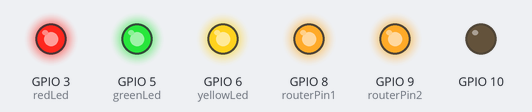
Simulated run of this sketch. Board: ESP32-S3. Parts: output pins drawn as LEDs (lit = HIGH). WiFi joins after 1.5 s; servers stay silent unless stated; uploads are accepted with an empty reply; storage starts empty.

Above: at 0.1 s.
At 1.0 s:
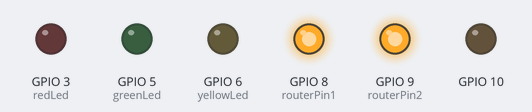
At 4.6 s:
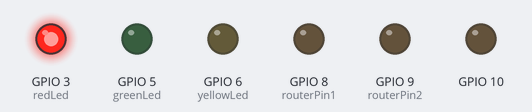
At 34.6 s:
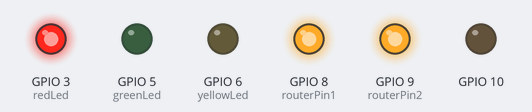
At 74.83 s:
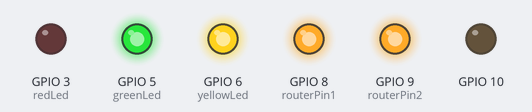
At 126.0 s:
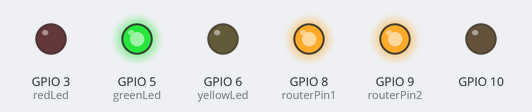
Timing chart, 0 to 127.5 s (numbered marks = the images above):
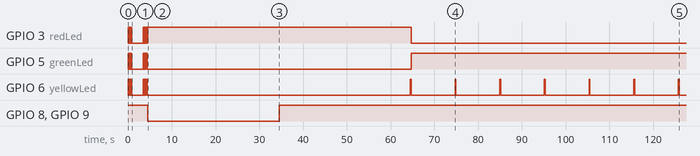

Measured:
- by itself, GPIO 3 (redLed): goes 4 × (LOW 0.10 s, HIGH 0.10 s), LOW 2.6 s, 5 × (HIGH 0.10 s, LOW 0.10 s), HIGH 60.2 s, then LOW
- by itself, GPIO 5 (greenLed): goes 4 × (LOW 0.10 s, HIGH 0.10 s), LOW 2.6 s, 4 × (HIGH 0.10 s, LOW 0.10 s), HIGH 0.10 s, LOW 60.3 s, then HIGH
- by itself, GPIO 6 (yellowLed): HIGH → LOW at 0.10 s, → HIGH 0.10 s later, → LOW 0.10 s later, → HIGH 0.10 s later, … (33 changes in this stretch)
- by itself, GPIO 8 (routerPin1), GPIO 9 (routerPin2): HIGH → LOW at 4.5 s, → HIGH 30.0 s later

The sketch:

RouterReset_shield.ino
```cpp
/*** RouterReset: test if internet is working; if not, reset router
 *
 * Karlduino, Dec 2013
 *
 * Parts taken from Arduino wifi examples:
 *   WifiWebClient by dlf, srl, and Tom Igoe
 *   WifiUdpNtpClient by Michael Margolis and Tom Igoe
 *   SD/Datalogger by Tom Igoe
 *
 ***/

#include <stdio.h>
#include <SPI.h>
#include <WiFi.h>
#include <WiFiUdp.h>
#include <Time.h>
#include <SD.h>

// private info [made generic here]
char ssid[] = "SSID";
char pass[] = "password";
// end of private info

char server[] = "www.google.com";
//IPAddress server(74,125,225,113); // numeric IP for Google
//IPAddress server(192, 168, 1, 155); // numeric IP that doesn't work

WiFiClient client;

// checking connection
unsigned long lastConnectionTime = 0;
#define postingInterval 10000
boolean canConnect = false;
boolean canConnect_prev = false;

// setting time
#define TIMEZONE -6           // central standard time
//#define TIMEZONE -5         // central daylight time
IPAddress timeServer(129, 6, 15, 28); // time.nist.gov NTP server
#define NTP_PACKET_SIZE 48
byte packetBuffer[NTP_PACKET_SIZE];
WiFiUDP Udp;
char time_as_string[] = "12/20/1969 00:00:00";
unsigned long time_lastchange = 0;
unsigned long time_now;

// LED pins
#define redLed          3
#define greenLed        5
#define yellowLed       6
#define routerPin1      8
#define routerPin2      9
#define resetRouterTime 30000

// SD card
#define chipSelect 4
File logfile;

void setup() {
  // Initial LEDs
  pinMode(redLed, OUTPUT);
  pinMode(greenLed, OUTPUT);
  pinMode(yellowLed, OUTPUT);
  pinMode(routerPin1, OUTPUT);
  pinMode(routerPin2, OUTPUT);
  digitalWrite(routerPin1, HIGH);
  digitalWrite(routerPin2, HIGH);

  flash_3leds(redLed, greenLed, yellowLed, 5, 100);

  // check for the presence of the shield:
  if (WiFi.status() == WL_NO_SHIELD) {
    while (true); // stop
  }

  String fv = WiFi.firmwareVersion();

  // attempt to connect to Wifi network:
  while (WiFi.begin(ssid, pass) != WL_CONNECTED) delay(1000);
  Udp.begin(2390);

  sendNTPpacket(timeServer); // send an NTP packet to a time server
  delay(500);
  if( Udp.parsePacket() ) get_and_set_time();

  // setup SD card and log file
  pinMode(10, OUTPUT);
  while(!SD.begin(chipSelect)) flash_3leds(redLed, greenLed, yellowLed, 5, 400);
  char filename[] = "wifi_log.txt";
  logfile = SD.open(filename, FILE_WRITE);
  time_to_string(now(), time_as_string);
  logfile.print("\nStart up - ");
  logfile.println(time_as_string);
  logfile.flush();

  flash_3leds(redLed, greenLed, yellowLed, 5, 100);
}

void loop() {
  // if there are incoming bytes available
  // from the server, read them and print them:
  while (client.available()) {
    client.stop();
  }

  if(!client.connected() && (millis() - lastConnectionTime > postingInterval)) {
    digitalWrite(yellowLed, HIGH);
    connect_to_server();
    digitalWrite(yellowLed, LOW);
  }

  if(canConnect) {
    digitalWrite(greenLed, HIGH);
    digitalWrite(redLed, LOW);
  }
  else {
    digitalWrite(greenLed, LOW);
    digitalWrite(redLed, HIGH);

    resetRouter();
  }

  // log change in connection status
  if(canConnect != canConnect_prev) {
    time_now = now();
    time_to_string(time_now, time_as_string);
    logfile.print(time_as_string);
    logfile.print(" - ");
    if(!canConnect) logfile.print("not ");
    logfile.println("connected");
    logfile.flush();

    if(time_lastchange) {
      logfile.print("Minutes elapsed: ");
      logfile.print((time_now - time_lastchange) / 60);
      logfile.print(":");
      logfile.println((time_now - time_lastchange) % 60);
    }
    time_lastchange = time_now;

    canConnect_prev = canConnect;
  }
}

void connect_to_server(void) {
  if (client.connect(server, 80)) {
    canConnect = true;
    client.println("GET /search?q=arduino HTTP/1.1");
    client.println("Host: www.google.com");
    client.println("Connection: close");
    client.println();
  }
  else {
    client.stop();
    canConnect = false;
  }
  lastConnectionTime=millis();
}


void flash_3leds(int pin1, int pin2, int pin3, int number, int time)
{
  int i, j;
  int pins[] = {pin1, pin2, pin3};

  for(i=0; i<number; i++) {
    for(j=0; j<3; j++)
      digitalWrite(pins[j], HIGH);
    delay(time);
    for(j=0; j<3; j++)
      digitalWrite(pins[j], LOW);
    delay(time);
  }
}

// send an NTP request to the time server
unsigned long sendNTPpacket(IPAddress& address)
{
  memset(packetBuffer, 0, NTP_PACKET_SIZE);
  packetBuffer[0] = 0b11100011;
  packetBuffer[1] = 0;
  packetBuffer[2] = 6;
  packetBuffer[3] = 0xEC;
  packetBuffer[12]  = 49;
  packetBuffer[13]  = 0x4E;
  packetBuffer[14]  = 49;
  packetBuffer[15]  = 52;
  Udp.beginPacket(address, 123);
  Udp.write(packetBuffer, NTP_PACKET_SIZE);
  Udp.endPacket();
}

void get_and_set_time(void) {
    Udp.read(packetBuffer, NTP_PACKET_SIZE); // read the packet into the buffer

    unsigned long highWord = word(packetBuffer[40], packetBuffer[41]);
    unsigned long lowWord = word(packetBuffer[42], packetBuffer[43]);
    unsigned long secsSince1900 = highWord << 16 | lowWord;

    unsigned long epoch = secsSince1900 - 2208988800UL;
    setTime(epoch);
}

void time_to_string(unsigned long epoch, char* time_as_string) {
    epoch = now() + TIMEZONE * 3600;
    sprintf(time_as_string, "%02d/%02d/%4d %d:%02d:%02d",
          month(epoch), day(epoch), year(epoch),
          hour(epoch), minute(epoch), second(epoch));
}

void resetRouter(void) {
  digitalWrite(routerPin1, LOW);
  digitalWrite(routerPin2, LOW);
  delay(resetRouterTime);
  digitalWrite(routerPin1, HIGH);
  digitalWrite(routerPin2, HIGH);
  delay(resetRouterTime);
}
```
